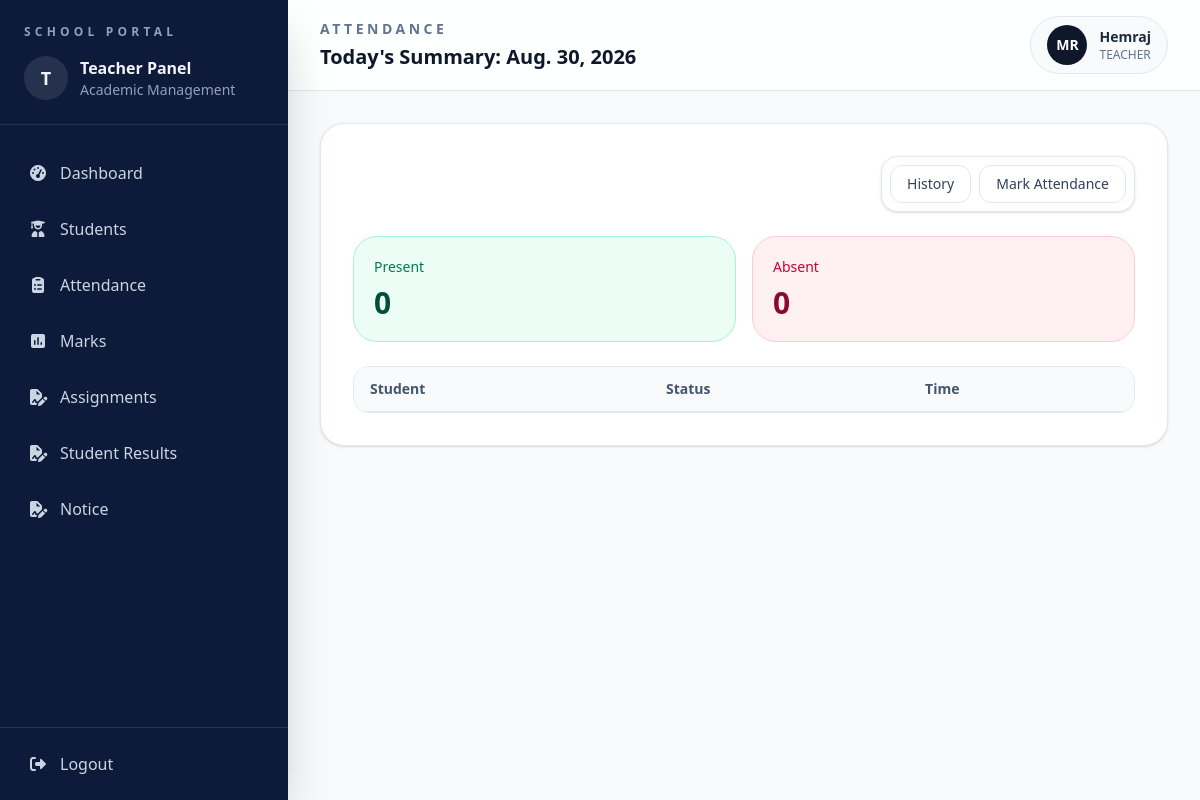
Page /attendance/list/ (signed in) on the earlier database version.
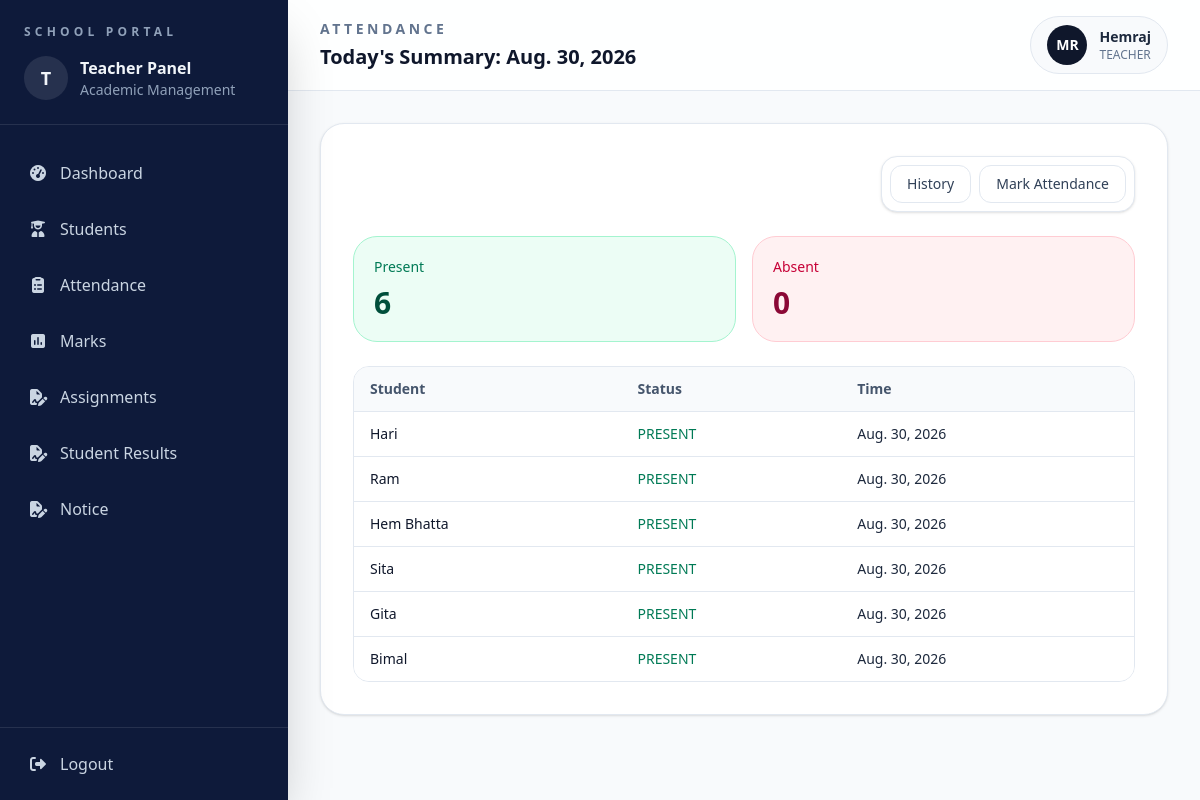
Same page on the later database version.
### attendance/models.py (models this page shows, shortened)
class Attendance(models.Model):
    STATUS_CHOICES = (("PRESENT", "Present"), ("ABSENT", "Absent"))
    student = models.ForeignKey(Student, on_delete=models.CASCADE)
    date = models.DateField()
    status = models.CharField(max_length=10, choices=STATUS_CHOICES)
    class Meta:
        unique_together = ("student", "date")

### students/models.py (models this page shows, shortened)
class Student(models.Model):
    name = models.CharField(max_length=50)
    classroom = models.ForeignKey(
        ClassRoom, on_delete=models.CASCADE, related_name="students"
    )
    address = models.TextField(blank=True, null=True)
    phone = models.CharField(max_length=10, blank=True)
    date_of_birth = models.DateField(default="2000-01-01")

### attendance/views.py (the view)
# urls.py: path("list/",views.today_attendance,name="attendance"),
def today_attendance(request):
    today = date.today()
    attendance_records = Attendance.objects.filter(
        date=today, student__classroom__teacher=request.user
    ).select_related("student")
    present = attendance_records.filter(status="PRESENT").count()
    absent = attendance_records.filter(status="ABSENT").count()
    context = {
        "attendance_records": attendance_records,
        "today": today,
        "present": present,
        "absent": absent,
    }
    return render(request, "attendance/today_attendance.html", context)

### attendance/templates/attendance/today_attendance.html (shortened to what this page needs)
{% extends 'base.html' %}
{% block page_label %}Attendance{% endblock %}
{% block page_title %}Today's Summary: {{ today }} {% endblock %}
{% block content %}
<div class="space-y-6">
  <div class="flex justify-end">
    <div class="flex flex-wrap gap-2 rounded-2xl border border-slate-200 bg-white p-2 shadow-sm">
      <a href="{% url "attendance-history" %}" class="rounded-xl border border-slate-200 px-4 py-2 text-sm font-medium text-slate-700 transition hover:border-emerald-300 hover:bg-emerald-50 hover:text-emerald-700">History</a>
      <a href="{% url "mark-attendance" %}" class="rounded-xl border border-slate-200 px-4 py-2 text-sm font-medium text-slate-700 transition hover:border-emerald-300 hover:bg-emerald-50 hover:text-emerald-700">Mark Attendance</a>
    </div>
  </div>
  <div class="space-y-6">
    <div class="grid gap-4 md:grid-cols-2">
      <div class="rounded-3xl border border-emerald-200 bg-emerald-50 p-5">
        <p class="text-sm font-medium text-emerald-700">Present</p>
        <p class="mt-2 text-3xl font-semibold text-emerald-900">{{ present }}</p>
      </div>
      <div class="rounded-3xl border border-rose-200 bg-rose-50 p-5">
        <p class="text-sm font-medium text-rose-700">Absent</p>
        <p class="mt-2 text-3xl font-semibold text-rose-900">{{ absent }}</p>
      </div>
    </div>
    <div class="overflow-hidden rounded-2xl border border-slate-200">
      <table class="min-w-full divide-y divide-slate-200 text-left text-sm">
        <thead class="bg-slate-50 text-slate-600">
          <tr>
            <th class="px-4 py-3 font-semibold">Student</th>
            <th class="px-4 py-3 font-semibold">Status</th>
            <th class="px-4 py-3 font-semibold">Time</th>
          </tr>
        </thead>
        <tbody class="divide-y divide-slate-200 bg-white">
          {% for attendance in  attendance_records %}
          <tr>
            <td class="px-4 py-3 font-medium text-slate-900">{{ attendance.student.name|title }}</td>
            {% if attendance.status == "PRESENT"  %}
            <td class="px-4 py-3 text-emerald-700">{{ attendance.status }}</td>
            {% else %}
            <td class="px-4 py-3 text-red-700">{{ attendance.status }}</td>
            {% endif %}
            <td class="px-4 py-3">{{ attendance.date }}</td>
          </tr>
          {% endfor %}
        </tbody>
      </table>
    </div>
  </div>
</div>
{% endblock %}

Differences in the rows shown:
added Attendance: student.name "Hari", status "PRESENT", date "Aug. 30, 2026"
added Attendance: student.name "Ram", status "PRESENT", date "Aug. 30, 2026"
added Attendance: student.name "Hem Bhatta", status "PRESENT", date "Aug. 30, 2026"
added Attendance: student.name "Sita", status "PRESENT", date "Aug. 30, 2026"
added Attendance: student.name "Gita", status "PRESENT", date "Aug. 30, 2026"
added Attendance: student.name "Bimal", status "PRESENT", date "Aug. 30, 2026"
Other differences:
{{ present }}: "0" → "6"
